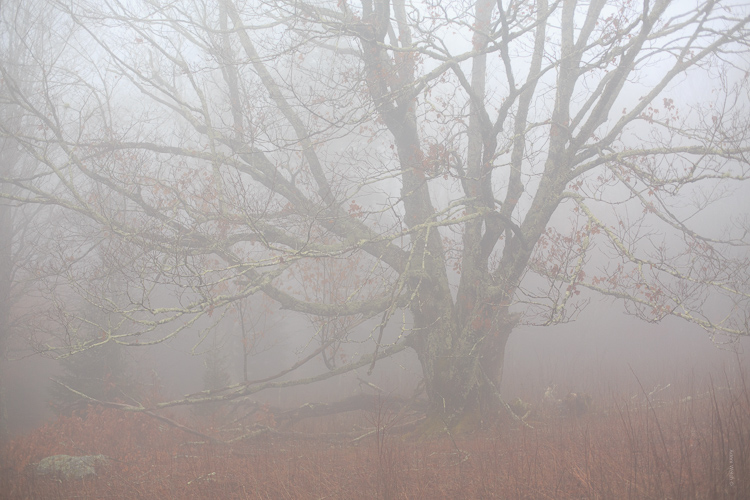
#> input picture images/fog.jpeg, 750 x 500 px, found by its file name
$ jupyter execute --allow-errors Part3.ipynb   (older library calls are emulated)
#> lines starting #> are read from the running program, lines starting #| are printed output that depends on the picture; after the words box and inside, x2 and y2 are one past the last pixel; in counts of white or black regions, pixels touching at a corner belong together
#> further down, img is the input picture: shape (500, 750, 3); mean B, G, R 170.8, 172.3, 178.3
[cell 1]
import cv2
import math
import copy
import pickle
import numpy as np
import matplotlib.cm as cm
from matplotlib import pyplot as plt
from scipy.ndimage import morphology as morph
from skimage.morphology import disk

#QUESTION 1

##Part 1

[cell 2]
# [25 lines left out: functions medianfilter1, medianFilter, not called in this run]

[cell 3]
img = cv2.imread('NoisySimba.png')
#> (the rest of this cell did not finish here and is left out)

##Part 2

[cell 4]
def colorLinContrastStretching(img, a, b):
#> called with a = 0, b = 255
  row = img.shape[0]
#> row = 500
  col = img.shape[1]
#> col = 750
  height = img.shape[2]
#> height = 3
  maxi = np.max(img)
#> maxi = 255
  mini = np.min(img)
#> mini = 84

  for i in range (row):
    for j in range (col):
        for k in range (height):
          img[i][j][k] = a + (((b-a)/(maxi-mini))*(img[i][j][k]-mini))

  return img

[cell 5]
img = cv2.imread('fog.jpeg')
img = cv2.cvtColor(img, cv2.COLOR_BGR2RGB)

plt.imshow(img)
plt.title('Original')
plt.axis('off')
plt.show()

out=colorLinContrastStretching(img, 0, 255)

plt.imshow(out)
plt.title('Output')
plt.axis('off')
plt.show()

##Part 3

[cell 6]
def histEqualization1(image):
    p = {}
    hist=np.zeros(256)
    for i in range(image.shape[0]):
        for j in range(image.shape[1]):
            hist[image[i][j]]+=1
    a=np.zeros(hist.shape)
#> a = 256 values from 0 to 0
    a[0]=hist[0]
    for i in range(1,hist.shape[0]):
        a[i]=a[i-1]+hist[i]
#> after the loop, a = 256 values from 0 to 375000
    for i in range(0,256):
        p[i] = int((a[i]-a.min())*255/(a.max()-a.min()))
    a = (a-a.min())*255/(a.max()-a.min())
#> a = 256 values from 0 to 255
    out=a[image]
    return p,out

def histEqualization(img):
  r=img[:,:,0]
  g=img[:,:,1]
  b=img[:,:,2]

  _,r = histEqualization1(r)
  _,g = histEqualization1(g)
  _,b = histEqualization1(b)

  out = cv2.merge([r, g, b])
#> out: shape (500, 750, 3) float64
  return out

[cell 7]
img = cv2.imread('fog.jpeg')
img = cv2.cvtColor(img, cv2.COLOR_BGR2RGB)

plt.imshow(img)
plt.title('Original')
plt.axis('off')
plt.show()

out=histEqualization(img)

plt.imshow(out)
plt.title('Output')
plt.axis('off')
plt.show()

##Part 4

[cell 8]
# [12 lines left out: function vintage, not called in this run]

[cell 9]
img = cv2.imread('flower.jpeg')
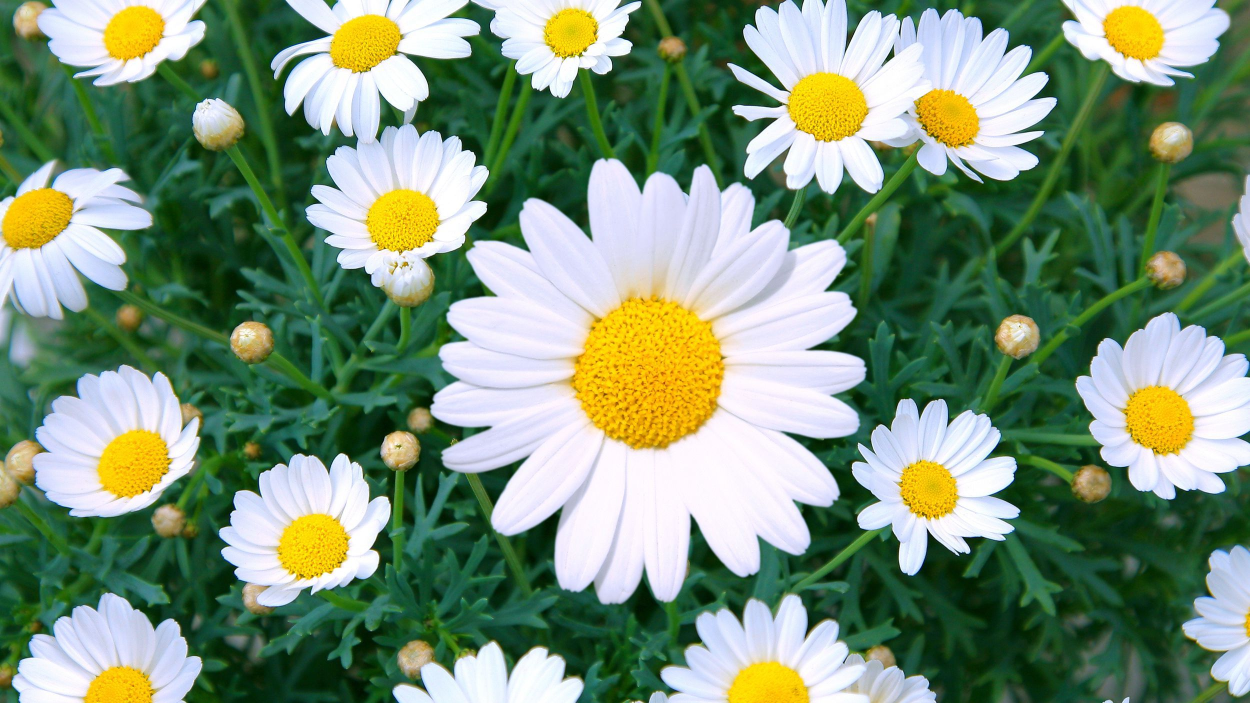
#> input picture images/flower.jpeg, 2500 x 1406 px, found by its file name (shown at 1/2 size)
#> img is the input picture: shape (1406, 2500, 3); mean B, G, R 117.7, 145.4, 121.3
img = cv2.cvtColor(img, cv2.COLOR_BGR2RGB)
#> (the rest of this cell did not finish here and is left out)

[cell 10]
# [10 lines left out: function matrix, not called in this run]

[cell 11]
img = cv2.imread('flower.jpeg')
img = cv2.cvtColor(img, cv2.COLOR_BGR2RGB)
#> (the rest of this cell did not finish here and is left out)

[cell 12]
# [16 lines left out: function vignette, not called in this run]

[cell 13]
img = cv2.imread('flower.jpeg')
img = cv2.resize(img,(550,480))
#> img: shape (480, 550, 3)
img = cv2.cvtColor(img, cv2.COLOR_BGR2RGB)
#> (the rest of this cell did not finish here and is left out)

[cell 14]
# [8 lines left out: function duotone, not called in this run]

[cell 15]
img = cv2.imread('flower.jpeg')
img = cv2.cvtColor(img, cv2.COLOR_BGR2RGB)
#> (the rest of this cell did not finish here and is left out)

# QUESTION 2

##Part 1

#> (a cell that did not finish here is left out)

[cell 17]
img = cv2.imread('cell.png' , 0)
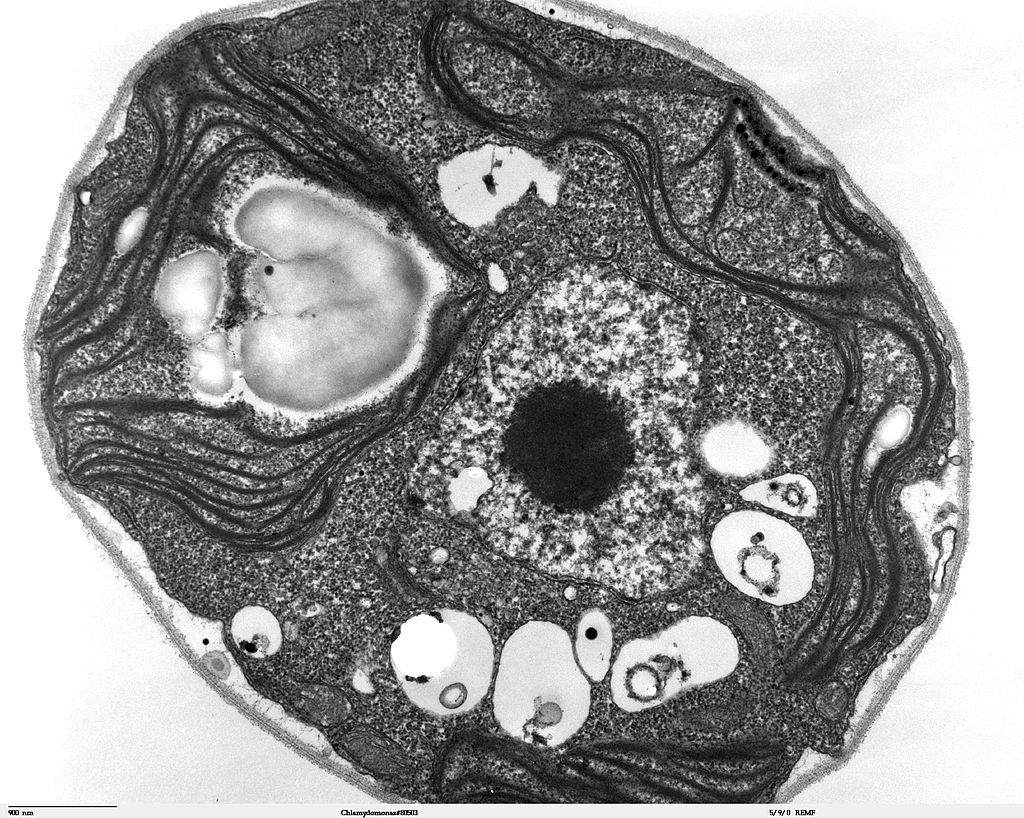
#> input picture images/cell.png, 1024 x 818 px, found by its file name
#> img is the input picture: shape (818, 1024); min 0, max 255, mean 149.3
img_copy = np.copy(img)
img_copy = cv2.cvtColor(img_copy, cv2.COLOR_BGR2RGB)
plt.imshow(img_copy)
plt.title('Original')
plt.axis('off')
plt.show()

img = (img > 150).astype(np.uint8)
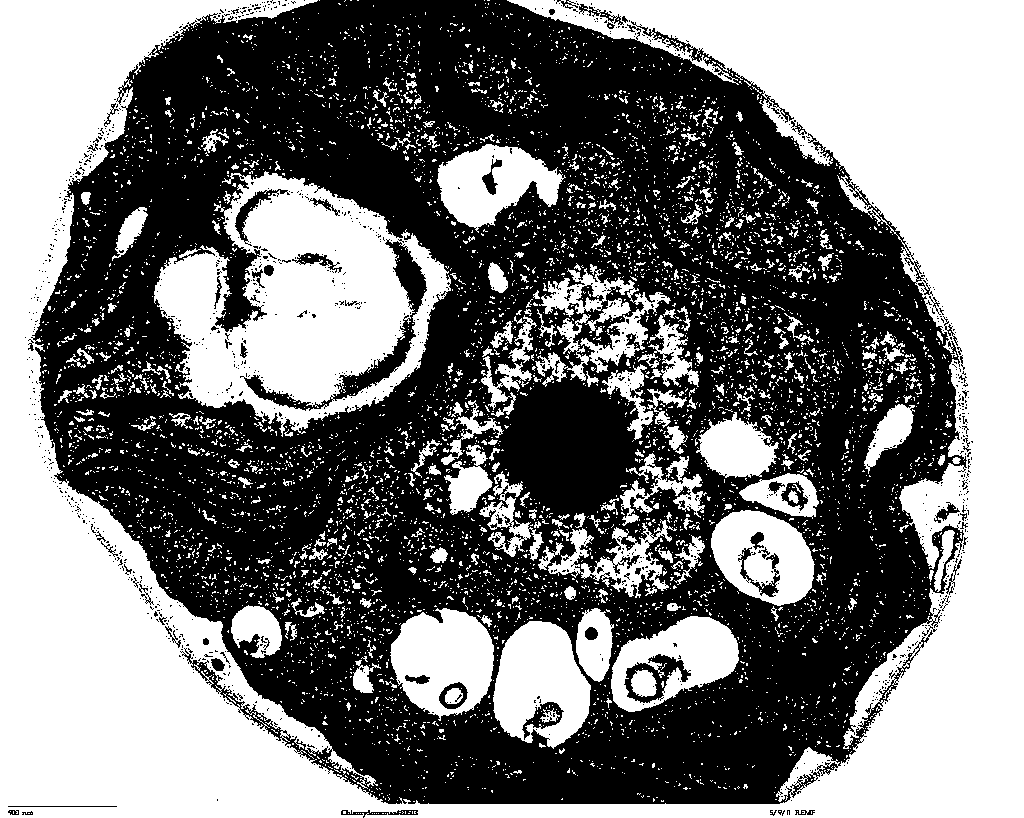
#> img: shape (818, 1024); values 0 (black) and 1 (white), 47.5% white; 6016 white regions (5649 under 20 px), largest, box (x1, y1, x2, y2) and area: (0, 0, 1024, 818) 252271, (154, 171, 451, 437) 42231, (493, 621, 591, 749) 8408
h = img.shape[0]
#> h = 818
w = img.shape[1]
#> w = 1024
img = cv2.morphologyEx(img, cv2.MORPH_CLOSE, cv2.getStructuringElement(cv2.MORPH_ELLIPSE, (6, 6)))
#> img: shape (818, 1024); values 0 (black) and 1 (white), 55.8% white; 178 black regions, largest, box (x1, y1, x2, y2) and area: (36, 0, 957, 805) 330297, (494, 377, 680, 551) 16212, (750, 380, 817, 448) 2334
img = cv2.morphologyEx(img, cv2.MORPH_OPEN, cv2.getStructuringElement(cv2.MORPH_ELLIPSE, (10, 10)))
#> img: shape (818, 1024); values 0 (black) and 1 (white), 49.7% white; 84 white regions, largest, box (x1, y1, x2, y2) and area: (0, 0, 1024, 818) 264739, (156, 159, 465, 438) 47504, (390, 609, 743, 749) 27268
img = cv2.erode(img, cv2.getStructuringElement(cv2.MORPH_ELLIPSE, (2, 2)), iterations = 3)
#> img: shape (818, 1024); values 0 (black) and 1 (white), 46.7% white; 90 white regions, largest, box (x1, y1, x2, y2) and area: (0, 0, 1024, 818) 259585, (159, 162, 465, 437) 44407, (393, 612, 743, 749) 24966
plt.imshow(img)
plt.title('Thresholding')
plt.axis('off')
plt.show()

colors = [(255, 0, 0), (0, 255, 0), (0, 0, 255), (255, 255, 0), (255,20,147), (186,85,211), (255, 255, 255), (124,185,232), (196,98,16)]

output = np.zeros((h,w, 3))
#> (the rest of this cell did not finish here and is left out)

[cell 18]
img = cv2.imread('flower.jpeg' , 0)
#> img: shape (1406, 2500); min 0, max 255, mean 135
img_copy = np.copy(img)
img_copy = cv2.cvtColor(img_copy, cv2.COLOR_BGR2RGB)
plt.imshow(img_copy)
plt.title('Original')
plt.axis('off')
plt.show()

img = (img > 150).astype(np.uint8)
#> img: shape (1406, 2500); values 0 (black) and 1 (white), 44.4% white; 107 white regions (72 under 20 px), largest, box (x1, y1, x2, y2) and area: (861, 317, 1733, 1208) 517019, (1454, 0, 2114, 389) 170745, (542, 0, 978, 597) 151439
h = img.shape[0]
#> h = 1406
w = img.shape[1]
img = cv2.morphologyEx(img, cv2.MORPH_CLOSE, cv2.getStructuringElement(cv2.MORPH_ELLIPSE, (6, 6)))
#> img: shape (1406, 2500); values 0 (black) and 1 (white), 45% white; 36 white regions (4 under 20 px), largest, box (x1, y1, x2, y2) and area: (862, 318, 1733, 1209) 523061, (543, 0, 1284, 597) 193706, (1455, 0, 2115, 389) 174086
img = cv2.morphologyEx(img, cv2.MORPH_OPEN, cv2.getStructuringElement(cv2.MORPH_ELLIPSE, (10, 10)))
#> img: shape (1406, 2500); values 0 (black) and 1 (white), 44.9% white; 29 white regions, largest, box (x1, y1, x2, y2) and area: (863, 319, 1732, 1210) 522767, (1461, 0, 2115, 389) 173410, (544, 0, 979, 597) 153878
img = cv2.erode(img, cv2.getStructuringElement(cv2.MORPH_ELLIPSE, (2, 2)), iterations = 3)
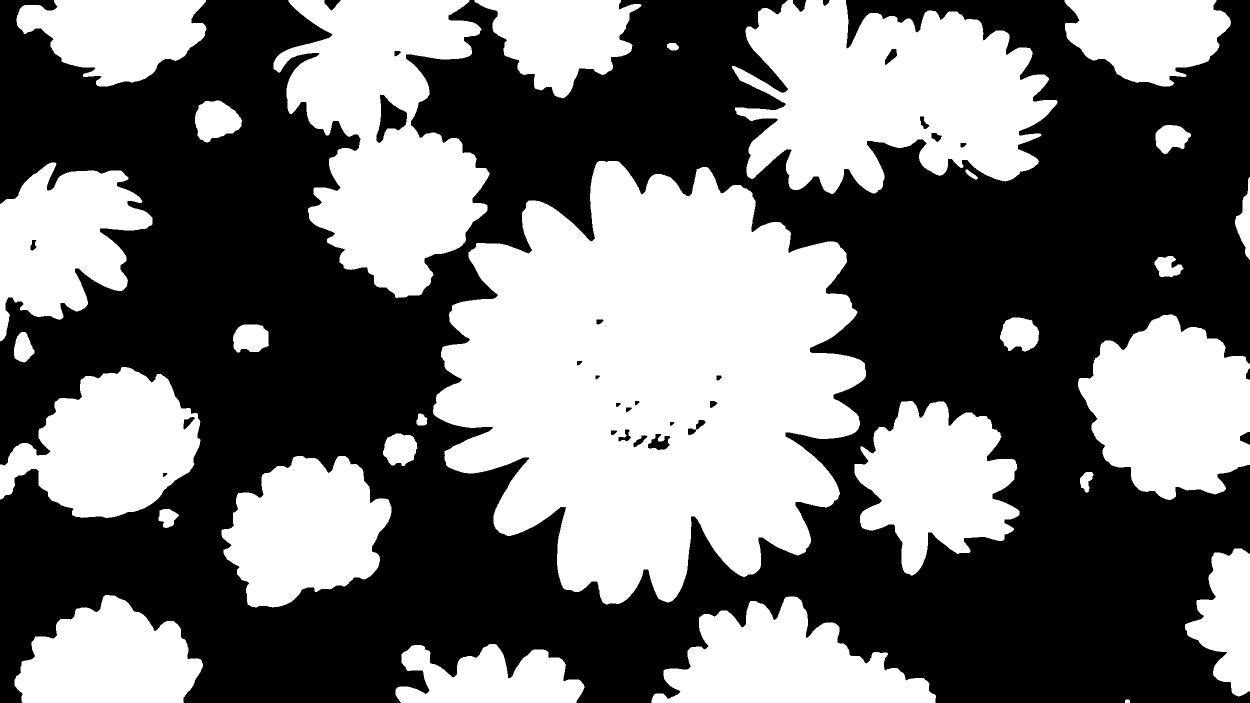
#> img: shape (1406, 2500) (shown at 1/2 size); values 0 (black) and 1 (white), 43.7% white; 29 white regions, largest, box (x1, y1, x2, y2) and area: (866, 322, 1732, 1209) 513668, (1464, 0, 2115, 388) 167840, (547, 0, 979, 596) 149576
plt.imshow(img)
plt.title('Thresholding')
plt.axis('off')
plt.show()

colors = [(255, 0, 0), (0, 255, 0), (0, 0, 255), (255, 255, 0), (255,20,147), (186,85,211), (255, 255, 255), (124,185,232), (196,98,16)]

output = np.zeros((h,w, 3))
#> (the rest of this cell did not finish here and is left out)

##Part 2A

[cell 19]
im = cv2.imread('objects.png', 0)
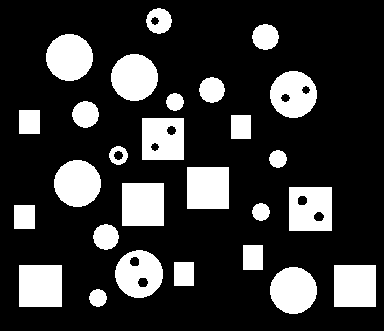
#> input picture images/objects.png, 384 x 331 px, found by its file name
#> im: shape (331, 384); 21.3% white; 27 white regions, largest, box (x1, y1, x2, y2) and area: (122, 183, 164, 226) 1806, (19, 265, 62, 307) 1806, (187, 167, 229, 209) 1764
plt.imshow(im, cmap = 'gray')
plt.title('Original')
plt.show()

[cell 20]
bin_im = np.uint8(im > 128)
#> (the rest of this cell did not finish here and is left out)

###Part 2B

[cell 21]
# [22 lines left out: functions verify, apply_filter, not called in this run]

[cell 22]
kernel = np.array([[1, 1, 1], [1,-1, -1], [1, -1, -1]])
#> (the rest of this cell did not finish here and is left out)

###Part 2C

#> (a cell that did not finish here is left out)

###Part 2D

#> (a cell that did not finish here is left out)

###Part 3A

[cell 25]
im = cv2.imread('circles.jpg',0)
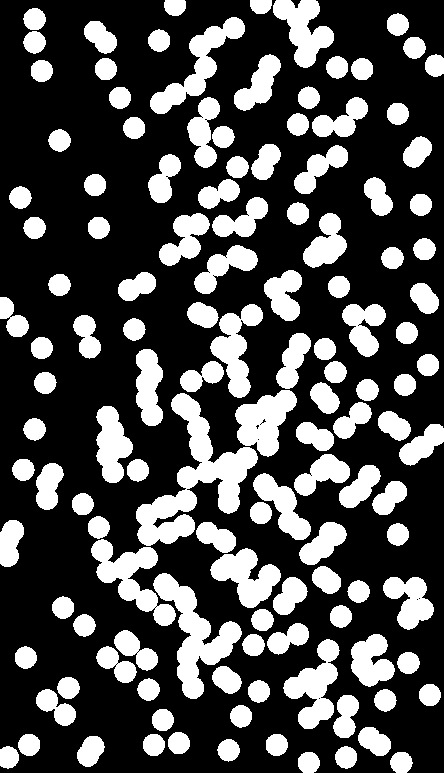
#> input picture images/circles.jpg, 444 x 773 px, found by its file name
#> im is the input picture: shape (773, 444); min 0, max 255, mean 76.2
im2 = morph.binary_erosion(im, disk(10), border_value=1)
#> im2: shape (773, 444) bool; 0.79% white; 264 white regions (237 under 20 px), largest, box (x1, y1, x2, y2) and area: (106, 428, 123, 457) 168, (222, 462, 241, 476) 138, (0, 537, 10, 557) 119

h, w = im2.shape

for i in range(h):
    for j in range(w):
        if i < 10 or j < 10 or i >= im2.shape[0] - 10 or j >= im2.shape[1] - 10:
            im2[i,j] = im2[i,j]
        else:
            im2[i,j] = 0
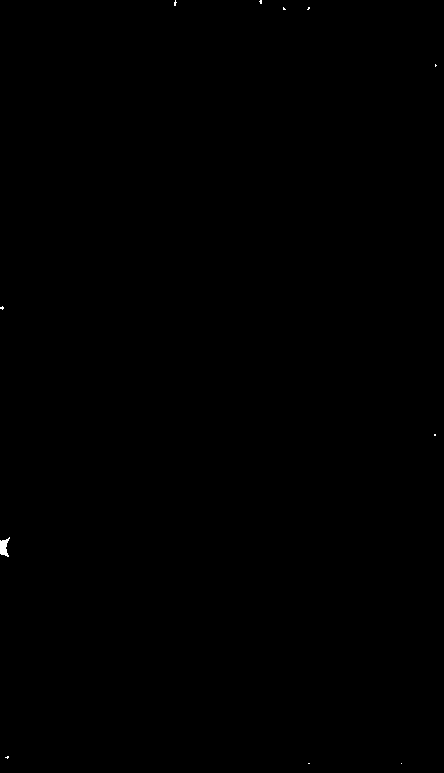
#> im2: shape (773, 444) bool; 0.05% white; 11 white regions (10 under 20 px), largest, box (x1, y1, x2, y2) and area: (0, 537, 10, 557) 119
im2 = morph.binary_dilation(im2, disk(10))
#> im2: shape (773, 444) bool; 1.1% white; 11 white regions, largest, box (x1, y1, x2, y2) and area: (0, 527, 20, 567) 661, (273, 0, 296, 20) 367, (297, 0, 320, 20) 362

fig = plt.figure(figsize=(20,10))
plt.subplot(121)
plt.imshow(im, cmap = cm.gray)
plt.title('Original Image');

plt.subplot(122)
plt.imshow(im2, cmap = cm.gray)
plt.title('Coins touching boundary of the image');

###Part 3B

[cell 26]
im = cv2.imread("circles.jpg",0)
i,im2 = cv2.threshold(im,0,255,cv2.THRESH_BINARY+cv2.THRESH_OTSU)
#> im2: shape (773, 444); 29.9% white; 129 white regions, largest, box (x1, y1, x2, y2) and area: (136, 393, 258, 546) 6177, (153, 573, 242, 699) 3865, (91, 539, 176, 626) 2784
#> i = 15
im2 = np.uint8(im2/255)

#morph binarization
im2 = morph.binary_opening(im2, disk(2))
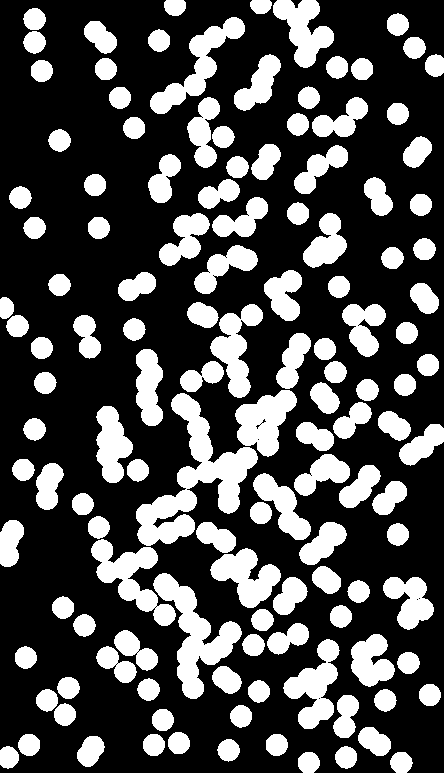
#> im2: shape (773, 444) bool; 29.8% white; 131 white regions, largest, box (x1, y1, x2, y2) and area: (136, 393, 258, 546) 6164, (153, 573, 242, 699) 3850, (91, 539, 176, 626) 2774
#> (the rest of this cell did not finish here and is left out)
